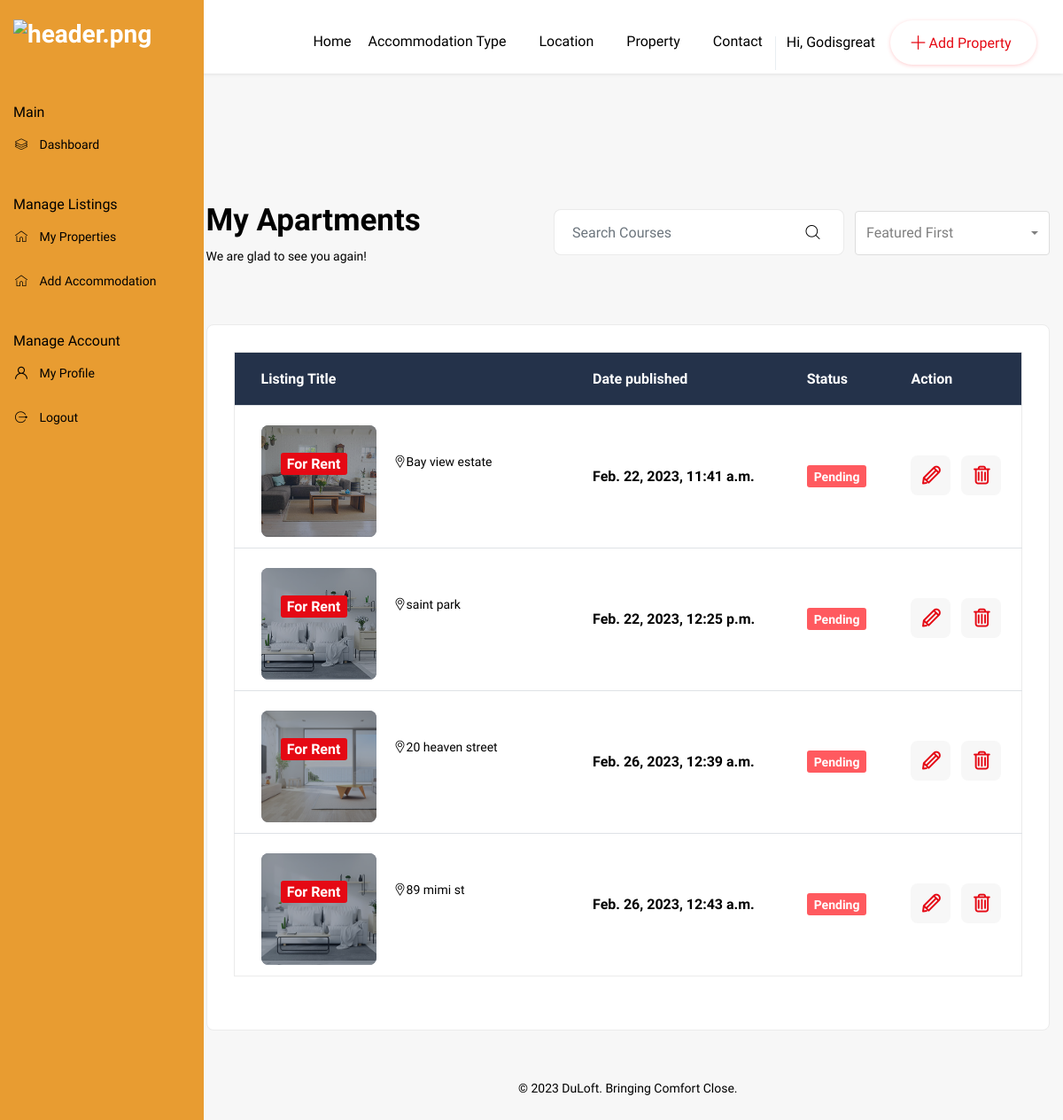
The app's page /user/dashboard/my-apartmenties/ (signed in) with its own data.
### users/models.py (models this page shows, shortened)
class User(AbstractBaseUser,PermissionsMixin):
    first_name=models.CharField(max_length=150,null=True,blank=True)
    sur_name=models.CharField(max_length=150,null=True,blank=True)
    other_name = models.CharField(max_length=150,null=True,blank=True)
    username_validator = UnicodeUsernameValidator()
    username = models.CharField(
        ("username"),
        max_length=150,
        unique=True,
        null=True,blank=True,
        help_text=(
            "Required. 150 characters or fewer. Letters, digits and @/./+/-/_ only."
        ),
        validators=[username_validator],
        error_messages={
            "unique": ("A user with that username already exists."),
        },
    )
    email = models.EmailField(("email address"), blank=True)
    phone_no=models.CharField(max_length=150,null=True,blank=True)
    date_created=models.DateTimeField(auto_now_add=True)
    is_active=models.BooleanField(default=True)
    is_staff=models.BooleanField(default=False)
    is_landlord=models.BooleanField(default=False)
    is_superuser=models.BooleanField(default=False)
    EMAIL_FIELD = "email"
    USERNAME_FIELD = "username"
    REQUIRED_FIELDS = ["email"]
    objects=UserManager()

### houses/models.py (models this page shows, shortened)
class FlatModel(models.Model):
    house = models.ForeignKey(HouseModel, on_delete=models.CASCADE, related_name="flats", null=True)
    floor = models.CharField(max_length=50, choices=FLOOR_TYPE)
    side = models.CharField(max_length=50, choices=[('Right', 'Right'), ('Left', 'Left')])
    taken = models.BooleanField(default=False)
    price = models.DecimalField(max_digits=8, decimal_places=2)
    accommodation_type = models.CharField('Accommodation Type', max_length=50, choices=ACCOMMODATION_TYPES)
    description = models.TextField('Description', max_length=600, blank=True, null=True)
    bedroom = models.ImageField(upload_to="BuildingInterior/bedroom")
    bedroom_master = models.ImageField(upload_to="BuildingInterior/bedroom")
    kitchen = models.ImageField(upload_to="BuildingInterior/kitchen")
    sittingroom = models.ImageField(upload_to="BuildingInterior/livingroom")
    convience = models.ImageField(upload_to="BuildingInterior/convience")
    vid_file = models.FileField(upload_to="BuildingInterior/video/flat")
    features = models.ManyToManyField(AmenitiesModels, help_text='You can select more than one by hold the Ctrl key')

class HouseModel(models.Model):
    added = models.DateTimeField(auto_now_add=True)
    updated = models.DateTimeField(auto_now=True)
    name = models.CharField('Building Name', max_length=100, blank=True, null=True)
    address = models.CharField('Building Address', max_length=150)
    country = models.ForeignKey(Country, on_delete=models.PROTECT, null=True, blank=True) # default=165
    state = models.ForeignKey(Region, on_delete=models.PROTECT, null=True, blank=True, )
    city = models.ForeignKey(SubRegion, on_delete=models.PROTECT, null=True, blank=True, )
    building_type = models.CharField('Building Type', max_length=50, choices=BUILDING_TYPES)
    accommodation_type = models.CharField('Accommodation Type', max_length=50, choices=ACCOMMODATION_TYPES)
    total_number_of_accommodation_space = models.PositiveIntegerField('Total Number Of Accodation Space')
    available_number_accommodation_space = models.PositiveIntegerField('Number Of Accodation Space Available')
    house_price = models.DecimalField('Building Price', max_digits=11, decimal_places=2, null=True, blank=True)
    electricity = models.BooleanField(default=True)
    water = models.BooleanField(default=False)
    newly_built = models.BooleanField('Newly Built', default=False)
    sale = models.BooleanField('For Sale', default=False)
    exterior_image = models.ImageField('Exterior Image Main', upload_to='BuildingExterior/', blank=True, null=True)
    exterior_image_side1 = models.ImageField('Exterior Image Side A', upload_to='BuildingExterior/', blank=True, null=True)
    exterior_image_side2 = models.ImageField('Exterior Image Side B', upload_to='BuildingExterior/', blank=True, null=True)
    vid_file = models.FileField(upload_to="BuildingInterior/video/building/", blank=True, null=True)
    c_of_o = models.FileField('Certificate Of Occupancy', upload_to="doucments/CofOs/", null=True, blank=True)
    d_of_a = models.FileField('Deed Of Assignment', upload_to="doucments/DofAs/", null=True, blank=True)
    tenant_agreement = models.FileField('Tenant Agreement', upload_to="doucments/TAs/", null=True, blank=True)
    landlord = models.ForeignKey(User, on_delete=models.CASCADE, null=True, blank=True)
    verified = models.BooleanField(default=False)
    featured = models.BooleanField(default=False)
    features = models.ManyToManyField(AmenitiesModels,  help_text='You can select more than one by hold the Ctrl key')

### users/views.py (the view)
# urls.py: path('dashboard/my-apartmenties/', views.get_apartment_by_landlord, name='my-apartment-dashboard'),
def get_apartment_by_landlord(request):
    if request.user.is_landlord:
        buildings = FlatModel.objects.filter(house__landlord=request.user)
        return render( request, 'my-apartment.html', {'properties':buildings})

### templates/my-apartment.html (shortened to what this page needs)
{% extends 'dashboard_base.html' %}
{% block content %}
	<section class="our-dashbord dashbord bgc-f7 pb50">
		<div class="container-fluid">
			<div class="row">
				<div class="col-lg-3 col-xl-2 dn-992 pl0"></div>
				<div class="col-sm-12 col-lg-8 col-xl-10 maxw100flex-992">
					<div class="row">
						<div class="col-lg-4 col-xl-4 mb10">
							<div class="breadcrumb_content style2 mb30-991">
								<h2 class="breadcrumb_title">My Apartments</h2>
								<p>We are glad to see you again!</p>
							</div>
						</div>
						<div class="col-lg-8 col-xl-8">
							<div class="candidate_revew_select style2 text-right mb30-991">
								<ul class="mb0">
									<li class="list-inline-item">
										<div class="candidate_revew_search_box course fn-520">
											<form class="form-inline my-2">
										    	<input class="form-control mr-sm-2" type="search" placeholder="Search Courses" aria-label="Search">
										    	<button class="btn my-2 my-sm-0" type="submit"><span class="flaticon-magnifying-glass"></span></button>
										    </form>
										</div>
									</li>
									<li class="list-inline-item">
										<select class="selectpicker show-tick">
											<option>Featured First</option>
										</select>
									</li>
								</ul>
							</div>
						</div>
						<div class="col-lg-12">
							<div class="my_dashboard_review mb40">
								<div class="property_table">
									<div class="table-responsive mt0">
										<table class="table">
											<thead class="thead-light">
										    	<tr>
										    		<th scope="col">Listing Title</th>
										    		<th scope="col">Date published</th>
										    		<th scope="col">Status</th>
										    		<th scope="col">Action</th>
										    	</tr>
											</thead>
											<tbody>
												{% for property in properties %}
												<tr>
										    		<th scope="row">
														<div class="feat_property list favorite_page style2">
															<div class="thumb">
																<img class="img-whp" src="{{property.sittingroom.url}}" alt="fp1.jpg">
																<div class="thmb_cntnt">
																	<ul class="tag mb0">
																		<li class="list-inline-item color-white">For Rent</li>
																	</ul>
																</div>
															</div>
															<div class="details">
																<div class="tc_content">
																	<p><span class="flaticon-placeholder"></span>{{property.house.address}}</p>
																</div>
															</div>
														</div>
										    		</th>
										    		<td>{{property.house.added}}</td>
										    		<td>
														{% if property.verified %}
														<span class="status_tag badge2">Published</span>
														{% else %}
														<span class="status_tag badge">Pending</span>
														{% endif %}
													</td>
										    		<td>
										    			<ul class="view_edit_delete_list mb0">
										    				<li class="list-inline-item" data-toggle="tooltip" data-placement="top" title="Edit"><a href="{% url 'edit-flat' property.id %}"><span class="flaticon-edit"></span></a></li>
										    				<li class="list-inline-item" data-toggle="tooltip" data-placement="top" title="Delete"><a href="#"><span class="flaticon-garbage"></span></a></li>
										    			</ul>
										    		</td>
										    	</tr>
												{% endfor %}
											</tbody>
										</table>
									</div>
								</div>
							</div>
						</div>
					</div>
					<div class="row mt10">
						<div class="col-lg-12">
							<div class="copyright-widget text-center">
								<p>© 2023 DuLoft. Bringing Comfort Close.</p>
							</div>
						</div>
					</div>
				</div>
			</div>
		</div>
	</section>
{% endblock content %}

### templates/dashboard_base.html (shortened to what this page needs)
{% load static %}
<!DOCTYPE html>
<html dir="ltr" lang="en">
<head>
<link rel="stylesheet" href="{% static 'css/bootstrap.min.css' %}">
<link rel="stylesheet" href="{% static 'css/style.css' %}">
<link rel="stylesheet" href="{% static 'css/dashbord_navitaion.css' %}">
<link rel="stylesheet" href="{% static 'css/responsive.css' %}">
</head>
<body>
<div class="wrapper">
	<header class="header-nav menu_style_home_one style2 navbar-scrolltofixed stricky main-menu" >
		<div class="container-fluid p0">
		    <nav>
		        <ul id="respMenu" class="ace-responsive-menu text-right" data-menu-style="horizontal">
		            <li>
		                <a href="{% url 'index' %}"><span class="title">Home</span></a>
		            </li>
		            <li>
		                <a><span class="title">Accommodation Type</span></a>
		            </li>
		            <li>
		                <a href="page-dashboard.html#"><span class="title">Location</span></a>
		            </li>
		            <li>
		                <a href="page-dashboard.html#"><span class="title">Property</span></a>
		            </li>
		            <li class="last">
		                <a href="page-contact.html"><span class="title">Contact</span></a>
		            </li>
	                <li class="user_setting">
						<div class="dropdown">
	                		<a class="btn dropdown-toggle" href="" data-toggle="dropdown">
                                <span class="dn-1199">Hi, {{request.user.first_name}}</span>
                            </a>
						</div>
			        </li>
					{% if request.user.is_authenticated and request.user.is_landlord %}
	                <li class="list-inline-item add_listing">
                        <a href="{% url 'add-house' %}"><span class="flaticon-plus"></span>
                            <span class="dn-lg"> Add Property</span>
                        </a>
                    </li>
					{% endif %}
		        </ul>
		    </nav>
		</div>
	</header>
	{% if request.user.is_landlord %}
    <div class="dashboard_sidebar_menu dn-992">
	    <ul class="sidebar-menu">
	   		<li class="header"><img src="{% static 'images/Duloft-logo-black.png' %}" alt="header.png"></li>
	   		<li class="title"><span>Main</span></li>
	    	<li class="treeview"><a href="{% url 'landlord-dashboard' %}"><i class="flaticon-layers"></i><span> Dashboard</span></a></li>
	   		<li class="title"><span>Manage Listings</span></li>
	      	<li class="treeview">
		        <a href=""><i class="flaticon-home"></i> <span>My Properties</span><i class="fa fa-angle-down pull-right"></i></a>
	      	</li>
	     	<li class="treeview">
		        <a href=""><i class="flaticon-home"></i><span> Add Accommodation </span><i class="fa fa-angle-down pull-right"></i></a>
	      	</li>
	   		<li class="title"><span>Manage Account</span></li>
		    <li><a href="{% url 'userprofile' %}"><i class="flaticon-user"></i> <span>My Profile</span></a></li>
		    <li><a href="{% url 'logout' %}"><i class="flaticon-logout"></i> <span>Logout</span></a></li>
	    </ul>
    </div>
	{% endif %}
    {% block content %}{% endblock content %}
</div>
</body>
</html>

### static/css/responsive.css (style rules this page uses)
@media only screen and (max-width:1440px) { .our-dashbord.dashbord .container-fluid { padding-left: 8%; padding-right: 15px; } }
@media only screen and (max-width:1366px) { .sidebar-menu { width: 230px; } }
@media only screen and (max-width:1366px) { .sidebar-menu li.header { padding-left: 15px; } }
@media only screen and (max-width:1366px) { .our-dashbord.dashbord .container-fluid { padding-left: 3%; padding-right: 15px; } }
@media only screen and (max-width:1280px) { header.header-nav.menu_style_home_one .ace-responsive-menu>li>a { padding: 37px 20px 27px 5px; } }
@media only screen and (max-width:1200px) { header.header-nav.menu_style_home_one .ace-responsive-menu>li>a { padding: 37px 10px 27px 5px; } }
@media only screen and (max-width:1200px) { header.header-nav.menu_style_home_one ul.ace-responsive-menu li.add_listing { width: 165px; } }

### static/css/menu.css (style rules this page uses)
@media (min-width: 993px) { .main-menu { display: block; } }
.header, .content, .footer { text-align: center; }
.header, .footer { background: #777; font-size: 16px; font-weight: bold; color: #484848; line-height: 40px; -moz-box-sizing: border-box; box-sizing: border-box; width: 100%; height: 85px; padding: 0 50px; }
.mm-page { -webkit-box-sizing:border-box;box-sizing:border-box;position:relative }
.mm-slideout { -webkit-transition:-webkit-transform .4s ease;transition:-webkit-transform .4s ease;-o-transition:transform .4s ease;transition:transform .4s ease;transition:transform .4s ease,-webkit-transform .4s ease;z-index:1 }

### static/css/ace-responsive-menu.css (style rules this page uses)
a { color: #0d638f; text-shadow: none; }
ul { margin: 0px; padding: 0px; }
.ace-responsive-menu { list-style: none; margin: 0; padding: 0; background-color: transparent; width:100%; }
.ace-responsive-menu li { list-style: none; }
.ace-responsive-menu > li { border: 0px; display: inline-block; margin: 0; padding: 0; text-align: left; }
.ace-responsive-menu li a { color:#c0c0c0; }
.ace-responsive-menu > li > a { display: block; position: relative; margin: 0; border: 0px; padding: 18px 20px 18px 5px; text-decoration: none; font-size: 16px; font-weight: 300; color: #979797; }

### records on screen
User: user.first_name "Godisgreat"
FlatModel: sittingroom (picture), house.address "Bay view estate", house.added "Feb. 22, 2023, 11:41 a.m."
FlatModel: sittingroom (picture), house.address "saint park", house.added "Feb. 22, 2023, 12:25 p.m."
FlatModel: sittingroom (picture), house.address "20 heaven street", house.added "Feb. 26, 2023, 12:39 a.m."
FlatModel: sittingroom (picture), house.address "89 mimi st", house.added "Feb. 26, 2023, 12:43 a.m."
